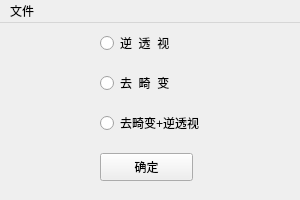
<?xml version="1.0" encoding="UTF-8"?>
<ui version="4.0">
 <class>MenuWindow</class>
 <widget class="QMainWindow" name="MenuWindow">
  <property name="geometry">
   <rect>
    <x>0</x>
    <y>0</y>
    <width>300</width>
    <height>200</height>
   </rect>
  </property>
  <property name="windowTitle">
   <string>RUBO MENU</string>
  </property>
  <widget class="QWidget" name="centralwidget">
   <widget class="QRadioButton" name="radioButton_ipm">
    <property name="geometry">
     <rect>
      <x>100</x>
      <y>10</y>
      <width>130</width>
      <height>20</height>
     </rect>
    </property>
    <property name="font">
     <font>
      <kerning>true</kerning>
     </font>
    </property>
    <property name="text">
     <string>逆  透  视</string>
    </property>
   </widget>
   <widget class="QRadioButton" name="radioButton_udipm">
    <property name="geometry">
     <rect>
      <x>100</x>
      <y>90</y>
      <width>130</width>
      <height>20</height>
     </rect>
    </property>
    <property name="text">
     <string>去畸变+逆透视</string>
    </property>
   </widget>
   <widget class="QPushButton" name="pushButton">
    <property name="geometry">
     <rect>
      <x>100</x>
      <y>130</y>
      <width>93</width>
      <height>28</height>
     </rect>
    </property>
    <property name="text">
     <string>确定</string>
    </property>
   </widget>
   <widget class="QRadioButton" name="radioButton_udm">
    <property name="geometry">
     <rect>
      <x>100</x>
      <y>50</y>
      <width>130</width>
      <height>20</height>
     </rect>
    </property>
    <property name="text">
     <string>去  畸  变</string>
    </property>
   </widget>
  </widget>
  <widget class="QMenuBar" name="menubar">
   <property name="geometry">
    <rect>
     <x>0</x>
     <y>0</y>
     <width>300</width>
     <height>26</height>
    </rect>
   </property>
   <widget class="QMenu" name="menu_doc">
    <property name="title">
     <string>文件</string>
    </property>
    <addaction name="action_about"/>
    <addaction name="action_exit"/>
   </widget>
   <addaction name="menu_doc"/>
  </widget>
  <action name="action_about">
   <property name="text">
    <string>关于</string>
   </property>
   <property name="shortcut">
    <string>Ctrl+A</string>
   </property>
  </action>
  <action name="action_exit">
   <property name="text">
    <string>退出</string>
   </property>
   <property name="shortcut">
    <string>Ctrl+Q</string>
   </property>
  </action>
 </widget>
 <resources/>
 <connections/>
</ui>
